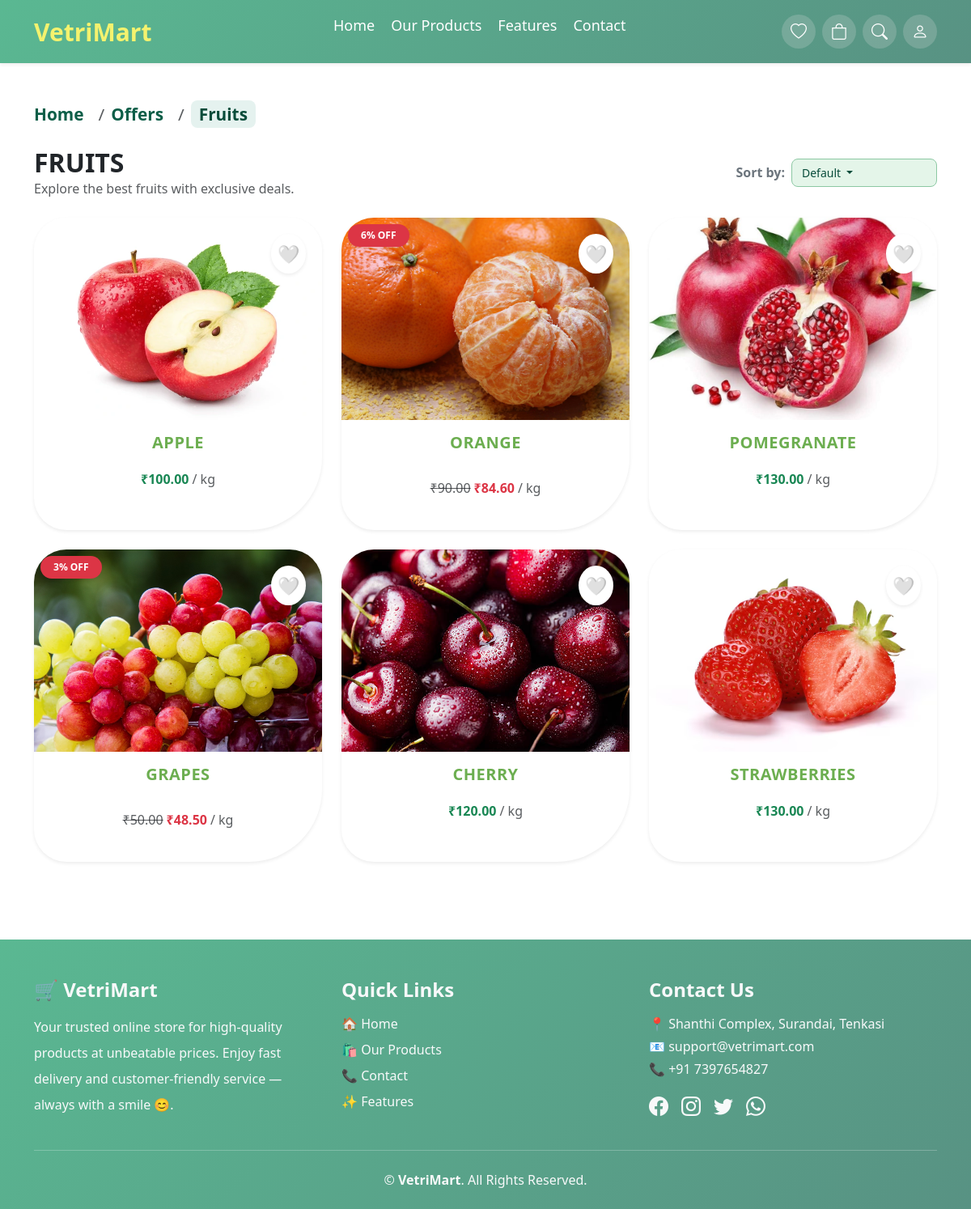
Page /category/1/ on the committed database.
### core/models.py (models this page shows, shortened)
class Category(models.Model):
    name = models.CharField(max_length=200, unique=True)
    image = models.ImageField(upload_to='categories/')
    is_offer_category = models.BooleanField(default=False)

class Product(models.Model):
    UNIT_CHOICES = [
        ("kg", "Kilogram"),
        ("g", "Gram"),
        ("litre", "Litre"),
        ("ml", "Millilitre"),
        ("piece", "Piece"),
        ("pack", "Pack"),
        ("dozen", "Dozen"),
    ]
    category = models.ForeignKey(Category, related_name='products', on_delete=models.CASCADE)
    vendor = models.ForeignKey(
        settings.AUTH_USER_MODEL, on_delete=models.CASCADE,
        null=True, blank=True, related_name='vendor_products'
    )
    title = models.CharField(max_length=200)
    description = models.TextField(blank=True, null=True)
    base_price = models.DecimalField(max_digits=8, decimal_places=2)
    image = models.ImageField(upload_to='products/')
    unit = models.CharField(max_length=20, choices=UNIT_CHOICES, default="kg")
    weight_options = models.CharField(max_length=200, default="500G,1KG,2KG")
    wishlist_users = models.ManyToManyField(
        settings.AUTH_USER_MODEL, related_name='wishlist', blank=True
    )
    is_offer = models.BooleanField(default=False)
    discount_percent = models.PositiveIntegerField(default=0)
    offer_start = models.DateTimeField(null=True, blank=True)
    offer_end = models.DateTimeField(null=True, blank=True)
    def get_absolute_url(self):
        return reverse('product_detail', args=[self.category.id, self.id])
    @property
    def discounted_price(self):
        if self.is_offer_active:
            discount = (self.base_price * Decimal(self.discount_percent)) / Decimal("100")
            return (self.base_price - discount).quantize(Decimal("0.01"))
        return self.base_price
    @property
    def is_offer_active(self):
        if not self.is_offer:
            return False
        now = timezone.now()
        if self.offer_start and self.offer_end:
            return self.offer_start <= now <= self.offer_end
        return True

### core/views.py (the view)
# urls.py: path('category/<int:category_id>/', views.category_products, name='category_products'),
def category_products(request, category_id):
    category = get_object_or_404(Category, id=category_id)
    products = category.products.all()
    now = timezone.now()
    show_offers = request.GET.get('offers') == 'true'
    if show_offers:
        products = products.filter(
            is_offer=True,
            offer_start__lte=now,
            offer_end__gte=now
        )
    sort = request.GET.get('sort')
    if sort == 'price_low':
        products = products.order_by('base_price')
    elif sort == 'price_high':
        products = products.order_by('-base_price')
    elif sort == 'name_asc':
        products = products.order_by('title')
    elif sort == 'name_desc':
        products = products.order_by('-title')
    if request.user.is_authenticated:
        user_wishlist_ids = set(request.user.wishlist.values_list('id', flat=True))
        for product in products:
            product.in_wishlist = product.id in user_wishlist_ids
        guest_wishlist_ids = []
    else:
        guest_wishlist_ids = request.session.get("wishlist", [])
        for product in products:
            product.in_wishlist = product.id in guest_wishlist_ids
    return render(request, 'core/category_products.html', {
        'category': category,
        'products': products,
        'sort': sort,
        'show_offers': show_offers,
        'guest_wishlist_ids': guest_wishlist_ids,  # ⭐ IMPORTANT
    })

### core/templates/core/category_products.html (shortened to what this page needs)
{% extends 'core/base.html' %} {% load static %}
{% load wishlist_tags %}
{% block extra_css %}
<link rel="stylesheet" href="{% static 'css/category_products.css' %}" />
{% endblock %} {% block content %}
<div class="my-5">
  <nav aria-label="breadcrumb">
    <ol class="breadcrumb trendy-breadcrumb">
      <li class="breadcrumb-item">
        <a href="{% url 'home' %}" class="crumb-link">Home</a>
      </li>
      <li class="breadcrumb-item">
        <a href="{% url 'offers_page' %}" class="crumb-link">Offers</a>
      </li>
      <li class="breadcrumb-item active" aria-current="page">
        <span class="crumb-current">{{ category.name }}</span>
      </li>
    </ol>
  </nav>
  <div class="d-flex justify-content-between align-items-center mb-4 flex-wrap">
    <div>
      <h2 class="fw-bold text-uppercase mb-0">{{ category.name }}</h2>
      <p class="text-muted mb-0">
        Explore the best {{ category.name|lower }} with exclusive deals.
      </p>
    </div>
    <div class="mt-3 mt-md-0 d-flex align-items-center">
      <label class="me-2 fw-semibold text-secondary">Sort by:</label>
      <div class="dropdown">
        <button
          class="btn custom-select-btn dropdown-toggle"
          type="button"
          data-bs-toggle="dropdown"
        >
          {% if sort == "price_low" %} Price: Low → High
          {% elif sort == "price_high" %} Price: High → Low {% elif sort == "name_asc" %} Name:
          A → Z {% elif sort == "name_desc" %} Name: Z → A {% else %} Default
          {%endif %}
        </button>
      </div>
    </div>
  </div>
  <div class="row row-cols-1 row-cols-md-3 g-4">
    {% for product in products %}
    <div class="col animate-card">
      <div
        class="card product-card h-100 border-0 shadow-sm position-relative rounded-4">
        <form
          action="{% url 'toggle_wishlist' product.id %}"
          method="post"
          class="wishlist-form position-absolute top-0 end-0 m-2">
          <button
    type="submit"
    class="wishlist-btn bg-white border-0 rounded-circle shadow-sm p-2"
>
{% if user.is_authenticated %}
    {% if product|in_user_wishlist:user %}
        <span class="heart-icon heart-red">❤️</span>
    {% else %}
        <span class="heart-icon heart-empty">🤍</span>
    {% endif %}
{% else %}
    {% if product.id in guest_wishlist_ids %}
        <span class="heart-icon heart-red">❤️</span>
    {% else %}
        <span class="heart-icon heart-empty">🤍</span>
    {% endif %}
{% endif %}
</button>
        </form>
        {% if product.is_offer_active %}
        <span
          class="badge bg-danger position-absolute top-0 start-0 m-2 px-3 py-2 rounded-pill shadow-sm"
        >
          {{ product.discount_percent }}% OFF
        </span>
        {% endif %}
        <a href="{{ product.get_absolute_url }}" class="card-img-link">
          <img
            src="{{ product.image.url }}"
            class="card-img-top rounded-top-4"
            alt="{{ product.title }}"
          />
        </a>
        <div
          class="card-body text-center d-flex flex-column justify-content-between"
        >
          <h5 class="card-title fs-5 fw-bold text-uppercase mb-2">
            {{ product.title }}
          </h5>
          <div
            class="card-price-block d-flex flex-column justify-content-center align-items-center"
            style="min-height: 72px"
          >
            {% if product.is_offer_active %}
            <div class="d-flex align-items-center gap-1">
              <span class="text-decoration-line-through text-muted">
                ₹{{ product.base_price|floatformat:2 }}
              </span>
              <span class="fw-bold text-danger">
                ₹{{ product.discounted_price|floatformat:2 }}
              </span>
              <span class="text-muted">/ {{ product.unit }}</span>
            </div>
            {% else %}
            <div class="d-flex align-items-center gap-1">
              <span class="fw-bold text-success">
                ₹{{ product.base_price|floatformat:2 }}
              </span>
              <span class="text-muted">/ {{ product.unit }}</span>
            </div>
            {% endif %}
          </div>
        </div>
      </div>
    </div>
    {% empty %}
    <div class="col-12">
      <div class="alert alert-warning text-center fw-semibold shadow-sm">
        No products found in this category.
      </div>
    </div>
    {% endfor %}
  </div>
</div>
{% endblock %}

### core/static/css/category_products.css (style rules this page uses)
.trendy-breadcrumb { background: transparent; padding: 0; margin-bottom: 25px; display: flex; align-items: center; font-size: 1.3rem; gap: 10px; opacity: 0; transform: translateY(-15px); animation: breadcrumbSlide 0.7s ease forwards; }
.heart-icon { font-size: 22px; cursor: pointer; transition: transform 0.2s ease; }
.heart-empty { color: #999 !important; }
.crumb-link { position: relative; text-decoration: none; color: #0d5e48; font-weight: 600; transition: 0.3s ease; }
.crumb-link::after { content: ""; position: absolute; left: 0; bottom: -3px; width: 0%; height: 2px; background: #0d5e48; border-radius: 2px; transition: 0.3s ease; }
.crumb-current { font-weight: 700; color: #084c3a; padding: 3px 10px; background: rgba(0, 128, 96, 0.1); border-radius: 8px; animation: glowPulse 1.6s infinite alternate ease-in-out; }
.custom-select-btn { background: #e4f5e9; color: #084c3a; border-radius: 8px; border: 1px solid #8cc8a3; padding: 6px 12px; width: 180px; text-align: left; font-size: 14px; }
.product-card { border-radius: 40px 40px 90px 40px !important; overflow: hidden; transition: 0.35s ease; transform: translateY(0); position: relative; color: #6cae50; }
.product-card img { height: 250px; object-fit: cover; transition: 0.5s ease; display: block; }
.wishlist-btn { position: absolute; top: 12px; right: 12px; z-index: 20 !important; transition: 0.3s ease; }
.badge { animation: badgePop 0.6s ease; }
.card-title { letter-spacing: 0.5px; }
.animate-card { opacity: 0; transform: translateY(40px); animation: cardSlideUp 0.8s forwards ease-out; }
.animate-card:nth-child(1) { animation-delay: .1s; }
.animate-card:nth-child(2) { animation-delay: .2s; }
.animate-card:nth-child(3) { animation-delay: .3s; }
.animate-card:nth-child(4) { animation-delay: .4s; }
.animate-card:nth-child(5) { animation-delay: .5s; }
.animate-card:nth-child(6) { animation-delay: .6s; }

### rows in the picture
Category: name "Fruits", name "FRUITS", name "fruits"
Product: image (picture), title "APPLE", base_price "100.00", unit "kg"
Product: discount_percent "6", image (picture), title "ORANGE", base_price "90.00", discounted_price "84.60", unit "kg"
Product: image (picture), title "POMEGRANATE", base_price "130.00", unit "kg"
Product: discount_percent "3", image (picture), title "GRAPES", base_price "50.00", discounted_price "48.50", unit "kg"
Product: image (picture), title "CHERRY", base_price "120.00", unit "kg"
Product: image (picture), title "STRAWBERRIES", base_price "130.00", unit "kg"
